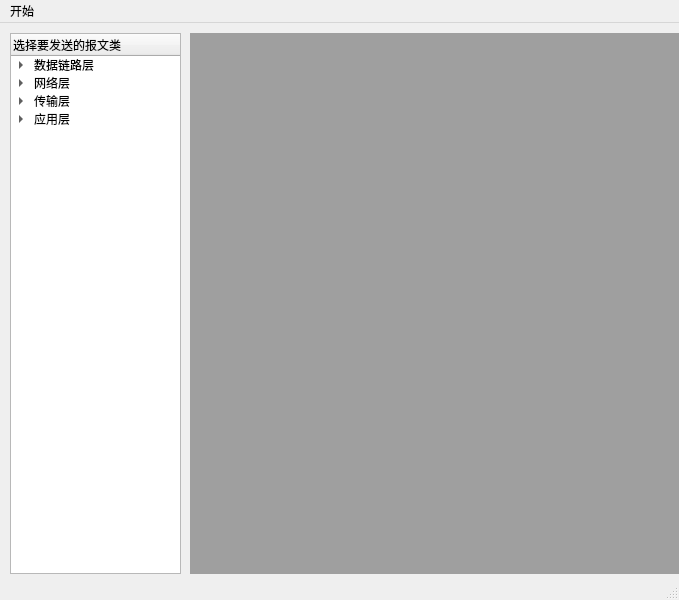
<?xml version="1.0" encoding="UTF-8"?>
<ui version="4.0">
 <class>MainWindow</class>
 <widget class="QMainWindow" name="MainWindow">
  <property name="geometry">
   <rect>
    <x>0</x>
    <y>0</y>
    <width>679</width>
    <height>600</height>
   </rect>
  </property>
  <property name="windowTitle">
   <string>MainWindow</string>
  </property>
  <widget class="QWidget" name="centralwidget">
   <widget class="QMdiArea" name="protocolEditorFrame">
    <property name="geometry">
     <rect>
      <x>190</x>
      <y>10</y>
      <width>491</width>
      <height>541</height>
     </rect>
    </property>
   </widget>
   <widget class="QTreeWidget" name="protocolsTree">
    <property name="geometry">
     <rect>
      <x>10</x>
      <y>10</y>
      <width>171</width>
      <height>541</height>
     </rect>
    </property>
    <column>
     <property name="text">
      <string>选择要发送的报文类</string>
     </property>
    </column>
    <item>
     <property name="text">
      <string>数据链路层</string>
     </property>
     <item>
      <property name="text">
       <string>帧</string>
      </property>
     </item>
    </item>
    <item>
     <property name="text">
      <string>网络层</string>
     </property>
     <item>
      <property name="text">
       <string>ARP</string>
      </property>
     </item>
     <item>
      <property name="text">
       <string>IP</string>
      </property>
     </item>
     <item>
      <property name="text">
       <string>ICMP</string>
      </property>
     </item>
    </item>
    <item>
     <property name="text">
      <string>传输层</string>
     </property>
     <item>
      <property name="text">
       <string>TCP</string>
      </property>
     </item>
     <item>
      <property name="text">
       <string>UDP</string>
      </property>
     </item>
    </item>
    <item>
     <property name="text">
      <string>应用层</string>
     </property>
     <item>
      <property name="text">
       <string>HTTP</string>
      </property>
     </item>
     <item>
      <property name="text">
       <string>DNS</string>
      </property>
     </item>
    </item>
   </widget>
  </widget>
  <widget class="QMenuBar" name="menubar">
   <property name="geometry">
    <rect>
     <x>0</x>
     <y>0</y>
     <width>679</width>
     <height>22</height>
    </rect>
   </property>
   <widget class="QMenu" name="menu">
    <property name="title">
     <string>开始</string>
    </property>
   </widget>
   <addaction name="menu"/>
  </widget>
  <widget class="QStatusBar" name="statusbar"/>
 </widget>
 <resources/>
 <connections/>
</ui>
